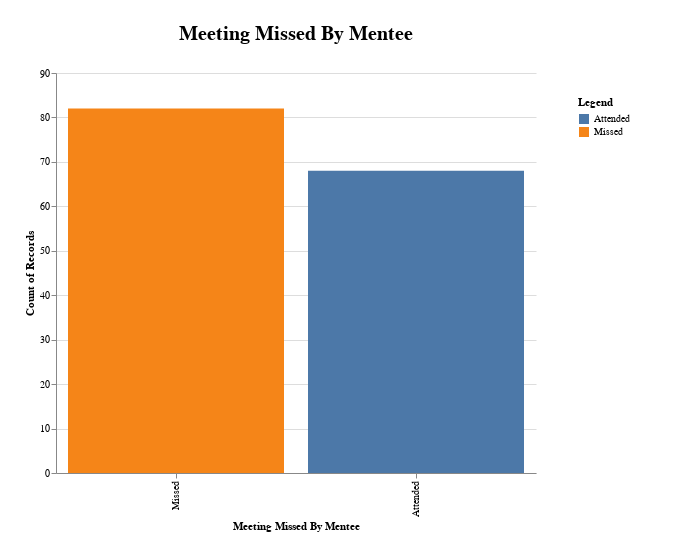

The cell this chart's notebook holds for it:
### Code cell
meeting_chart(meetings_missed, 'meeting_missed_by_mentee', 'count(meeting_missed_by_mentee)')

### Figure 1 — Vega-Lite specification as saved in the notebook (floating-point values rounded to 4 significant figures; data arrays with more than 128 entries replaced by an {"elided": "..."} marker saying what was removed)
{"config": {"view": {"continuousWidth": 400, "continuousHeight": 300, "stroke": "#FFF"}, "legend": {"padding": 24}, "title": {"fontSize": 20, "offset": 24}}, "data": {"name": "data-935d72399c18c931c65a9dc2ac201a55"}, "mark": "bar", "encoding": {"color": {"field": "meeting_missed_by_mentee", "title": "Legend", "type": "nominal"}, "tooltip": [{"aggregate": "count", "field": "meeting_missed_by_mentee", "type": "nominal"}, {"field": "meeting_missed_by_mentee", "type": "nominal"}, {"aggregate": "count", "field": "meeting_missed_by_mentee", "type": "nominal"}], "x": {"field": "meeting_missed_by_mentee", "sort": "-y", "title": "Meeting Missed By Mentee", "type": "nominal"}, "y": {"aggregate": "count", "field": "meeting_missed_by_mentee", "type": "nominal"}}, "height": 400, "padding": 24, "title": "Meeting Missed By Mentee", "width": 480, "$schema": "https://vega.github.io/schema/vega-lite/v4.17.0.json", "datasets": {"data-935d72399c18c931c65a9dc2ac201a55": {"elided": "150 records"}}}
